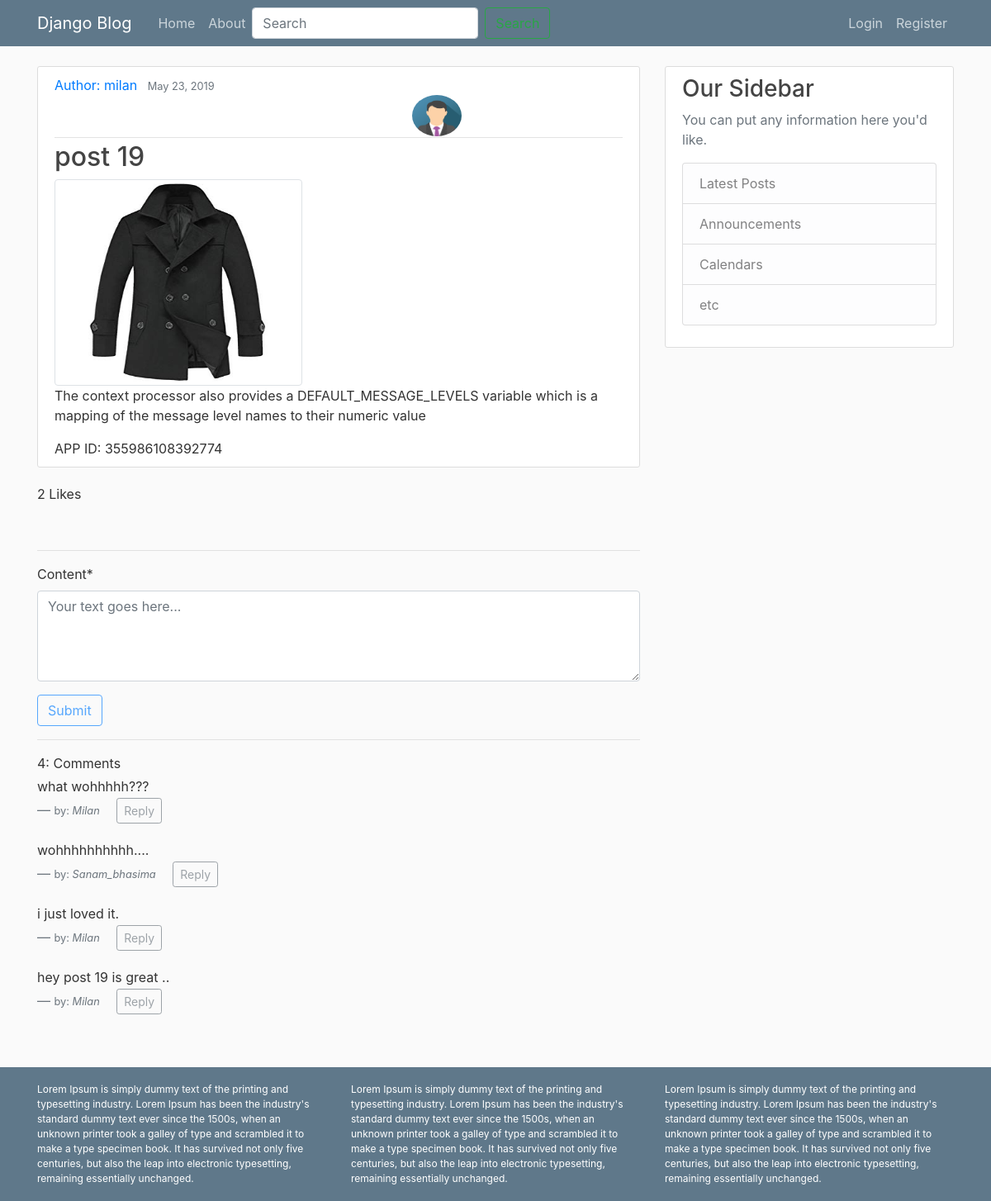
/blog/27/, run on the app's committed database.
### blog/models.py (models this page shows, shortened)
class Post(models.Model):
	STATUS_CHOICES=(
		('draft','Draft'),
		('published','Published')
	)
	title=models.CharField(max_length=120)
	slug=models.SlugField(max_length=120)
	author=models.ForeignKey(User, related_name='blog_posts',on_delete=models.CASCADE)
	likes=models.ManyToManyField(User, related_name='likes', blank=True)
	body=models.TextField()
	image=models.ImageField(upload_to='images/', blank=True, null=True)
	created=models.DateTimeField(auto_now_add=True)
	updated=models.DateTimeField(auto_now=True)
	status=models.CharField(max_length=10, choices=STATUS_CHOICES, default='draft')
	objects = models.Manager() #default manager
	published = PublishedManager() #custom model manager

class Profile(models.Model):
	user=models.OneToOneField(User, on_delete=models.CASCADE)
	dob=models.DateField(null=True, blank=True)
	photo=models.ImageField()

class Comment(models.Model):
	user=models.ForeignKey(User, on_delete=models.CASCADE)
	post=models.ForeignKey(Post)
	reply=models.ForeignKey('self', null=True, related_name='replies')
	content=models.TextField()
	timestamp=models.DateTimeField(auto_now_add=True)

### blog/views.py (the view, shortened to what this page needs)
# urls.py: url(r'^blog/(?P<id>\d+)/$', post_detail, name='post-detail'),
def post_detail(request, id=None):
	post=get_object_or_404(Post, id=id)
	comments=Comment.objects.filter(post=post, reply=None).order_by('-id')
	is_liked=False
	if request.user in post.likes.all():
		is_liked=True
	form=CommentForm(request.POST or None)
	context={
		'post':post,
		'is_liked':is_liked,
		'comments':comments,
		'form':form,
	}
	return render(request,'blog/post_detail.html',context)

### blog/forms.py
class CommentForm(forms.ModelForm):
	content=forms.CharField(widget=forms.Textarea(attrs={'class':'form-control', 'placeholder':'Your text goes here...', 'rows':4, 'cols':30 }))
	class Meta:
		model=Comment
		fields=['content']

### blog/templates/blog/post_detail.html (shortened to what this page needs)
{% extends 'blog/base.html' %}
{% load crispy_forms_tags %}
{% block content %}
<article class="media content-section">
  <div class="media-body">
    <div class="article-metadata">
      <a class="mr-2" href="">Author: {{ post.author }}</a>
      <small class="text-muted">{{ post.created|date:'F d, Y' }}</small>
      {% if post.author.profile.photo %}
      <img class="rounded-circle author-img" src="{{ post.author.profile.photo.url }}">
      {% endif %}
    </div>
    <h2 class="article-title">{{ post.title }}</h2>
    {% if post.image  %}
    <img class="img-thumbnail" src="{{ post.image.url }}">
    {% endif %}
    <p class="article-content">{{ post.body }}</p>
APP ID: 355986108392774
  </div>
</article>
{% include 'blog/likes.html' %}<br>
<hr>
<form method="POST" action="">
  {{form|crispy}}
  {% if request.user.is_authenticated %}
  <input type="submit" value="Submit" class="btn btn-primary">
  {% else %}
  <input type="submit" value="Submit" class="btn btn-outline-primary" disabled>
  {% endif %}
</form>
<hr>
<div class="comment-section">
  {{comments.count}}: Comment{{comments|pluralize}}
  {% for comment in comments %}
  <blockquote class="blockquote">
    <p class="mb-0"><small>{{comment.content}}</small></p>
    <footer class="blockquote-footer"><small>by: <cite title="Source Title">{{comment.user|capfirst}}</cite></small>
       {% if request.user.is_authenticated %}
      <button type="button" class="reply-btn btn btn-outline-secondary btn-sm ml-3">Reply</button>
      {% else %}
      <button type="button" class="reply-btn btn btn-outline-secondary btn-sm ml-3" disabled>Reply</button>
      {% endif %}
    </footer>
  </blockquote>
  {% endfor %}
</div>
{% endblock %}

### blog/templates/blog/likes.html (shortened to what this page needs)
<p>{{post.likes.count}} Like{{post.likes.count|pluralize}}</p>

### blog/static/blog/css/main.css (style rules this page uses)
body { background: #fafafa; color: #333333; margin-top: 5rem; height: 100%; }
h1, h2, h3, h4, h5, h6 { color: #444444; }
.content-section { background: #ffffff; padding: 10px 20px; border: 1px solid #dddddd; border-radius: 3px; margin-bottom: 20px; }
.article-title { color: #444444; }
.article-content { white-space: pre-line; }
.article-metadata { padding-bottom: 1px; margin-bottom: 4px; border-bottom: 1px solid #e3e3e3 }
.img-thumbnail { height: 250px; width: 300px; }
.author-img { height: 50px; width: 60px; margin-left: 63%; }

### data on the page
Post: author "milan", created "May 23, 2019", author.profile.photo (picture), title "post 19", image (picture), body "The context processor also provides a DEFAULT_MESSAGE_LEVELS variable which is a mapping of the message level names to their numeric value", likes.count "2"
Comment: content "what wohhhhh???", user "Milan"
Comment: content "wohhhhhhhhhh....", user "Sanam_bhasima"
Comment: content "i just loved it.", user "Milan"
Comment: content "hey post 19 is great ..", user "Milan"

### other printed values
{{ comments.count }} "4"
